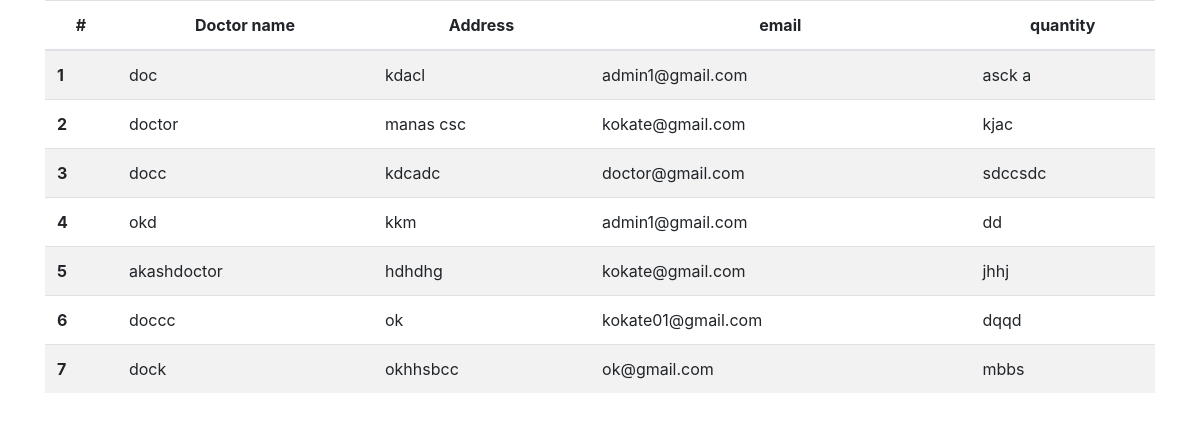
/show_doctor/, run on an earlier commit of the app's database.
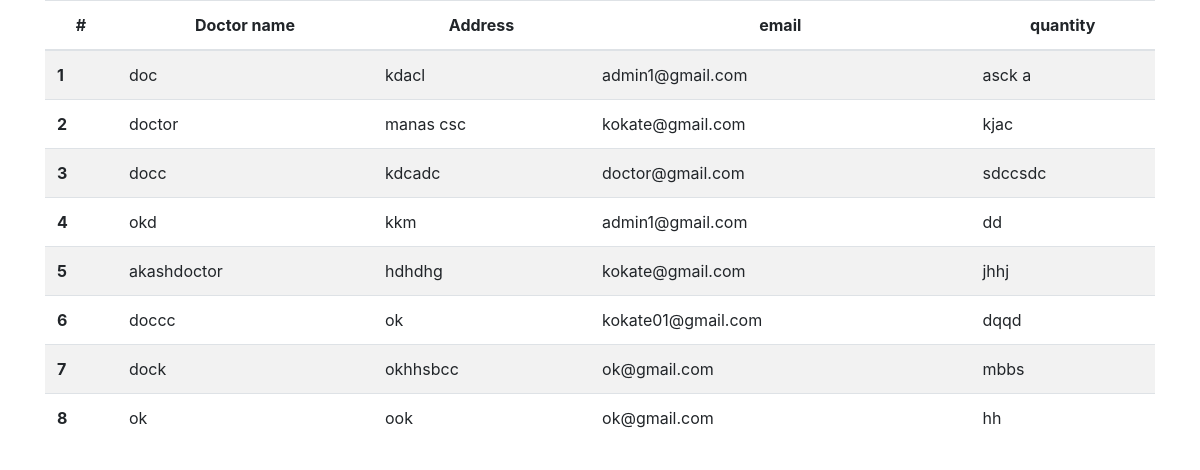
And on a later commit of the database.
### home/models.py (models this page shows, shortened)
class Doctorinformation(models.Model):
    dname = models.CharField(max_length=80)
    address = models.CharField(max_length=89)
    email = models.EmailField(max_length=90)
    mobileno = models.CharField(max_length=90)
    qual = models.CharField(max_length=90)
    exe = models.CharField(max_length=90)
    pass1 = models.CharField(max_length=90)
    pass2 = models.CharField(max_length=90)

### home/views.py (the view)
# urls.py: path('show_doctor/',views.show_doctor,name='show_doctor'),
def show_doctor(request):
    medicines = Doctorinformation.objects.all()
    return render(request, 'show_doctor.html', {'medicines': medicines})

### templates/show_doctor.html (shortened to what this page needs)
{% load static %}
<!DOCTYPE html>
<html lang="en">
<head>
    <link href="{% static 'css/bootstrap.css' %}" rel="stylesheet">
    <link rel="stylesheet" href="https://cdn.jsdelivr.net/npm/bootstrap@4.6.2/dist/css/bootstrap.min.css">
    <link href="{% static 'css/bootstrap.css' %}" rel="stylesheet">
</head>
<body>
    <div class="container">
      {% if  medicines %}
      <table class="table table-striped">
        <thead style="text-align:center;">
          <tr>
            <th scope="col">#</th>
            <th scope="col">Doctor name</th>
            <th scope="col">Address</th>
            <th scope="col">email</th>
            <th scope="col">quantity</th>
          </tr>
        </thead>
        <tbody>
            {% for fm in medicines  %}
          <tr>
            <th scope="row">{{forloop.counter}}</th>
            <td colspan="">{{fm.dname}}</td>
            <td colspan="">{{fm.address}}</td>
            <td colspan="">{{fm.email}}</td>
            <td colspan="">{{fm.qual}}</td>
          </tr>
          {% endfor %}</tbody></table>{% endif %}
    </div></div>
</body>
</html>

What changed in the data, as far as the page shows it:
added Doctorinformation: dname "ok", address "ook", email "ok@gmail.com", qual "hh"
